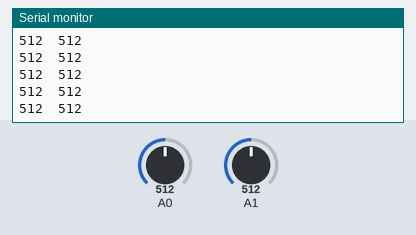
Bench run of a sketch on a simulated Arduino Uno, built with avr-gcc and run on an emulated ATmega328P. On the bench: the last lines printed to the serial monitor. The inputs (shaded band) are chosen by the test bench; at power-on: A0 = 512, A1 = 512.

Above: at 1.2 s.
1.3 s: A0 set to 990
At 1.9 s:
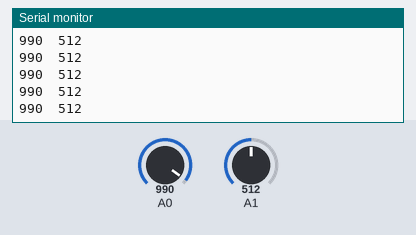
2.8 s: A0 set to 1008
At 3.9 s:
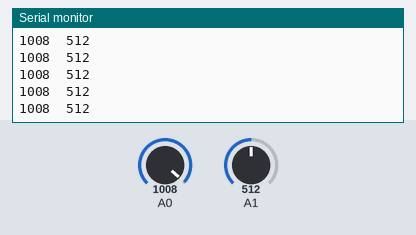
Timing chart, 0 to 5.8 s (numbered marks = the images above; inputs shaded):
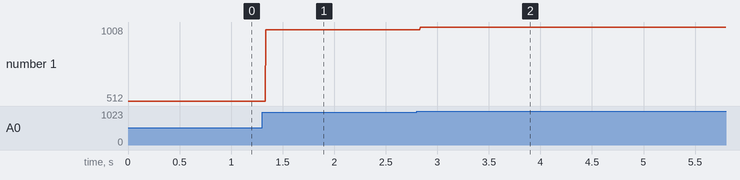

The sketch:

joystick_game.ino
```cpp
// joystic game development

// const int VRX_PIN = 0;
// const int VRY_PIN = 1;
const int SW_PIN = 2;

void setup()
{
    Serial.begin(19200);
    pinMode(A0, INPUT);
    pinMode(A1, INPUT);
    pinMode(2, INPUT);
}

void loop()
{
    // put your main code here, to run repeatedly:
    int xValue = analogRead(A0);
    int yValue = analogRead(A1);

    // print the values with to plot or view
    Serial.print(xValue);
    Serial.print("\t");
    Serial.println(yValue);
}
```

Measured:
- after the input at 1.3 s, the serial monitor: prints a new line at once (image 1)
- after the input at 2.8 s, the serial monitor: prints a new line at once (image 2)
- plotted number 1: 512 → 990 after the input at 1.3 s, 990 → 1008 after the input at 2.8 s
